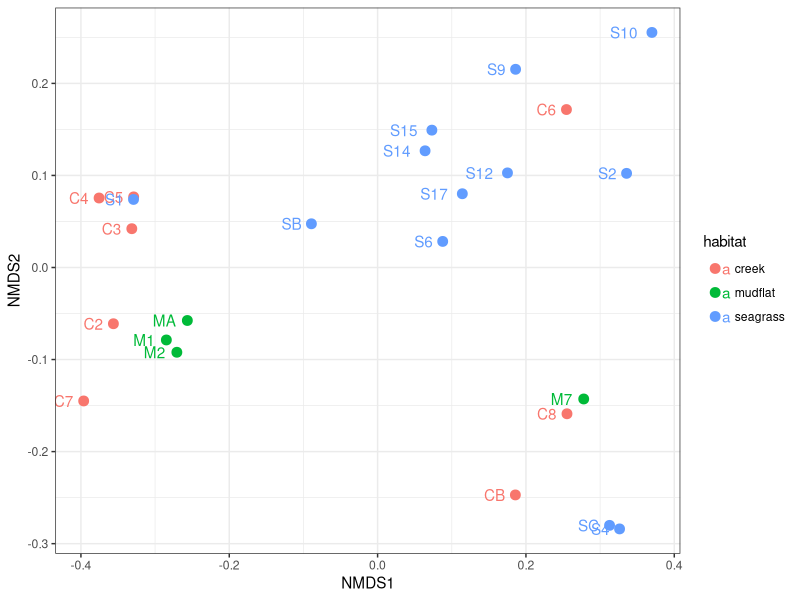
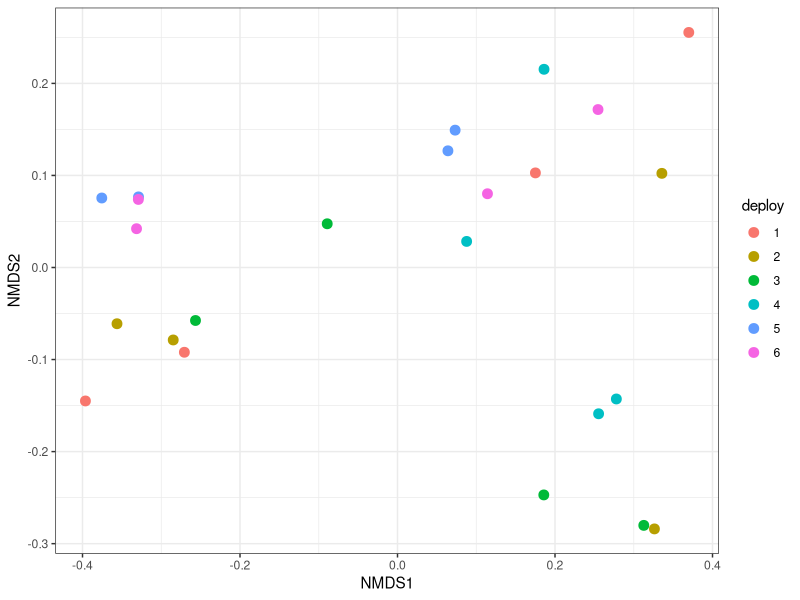
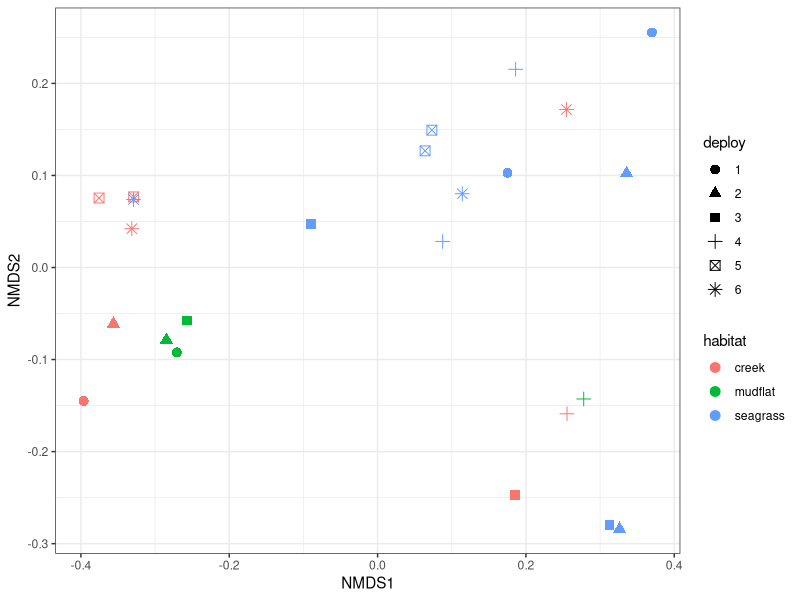
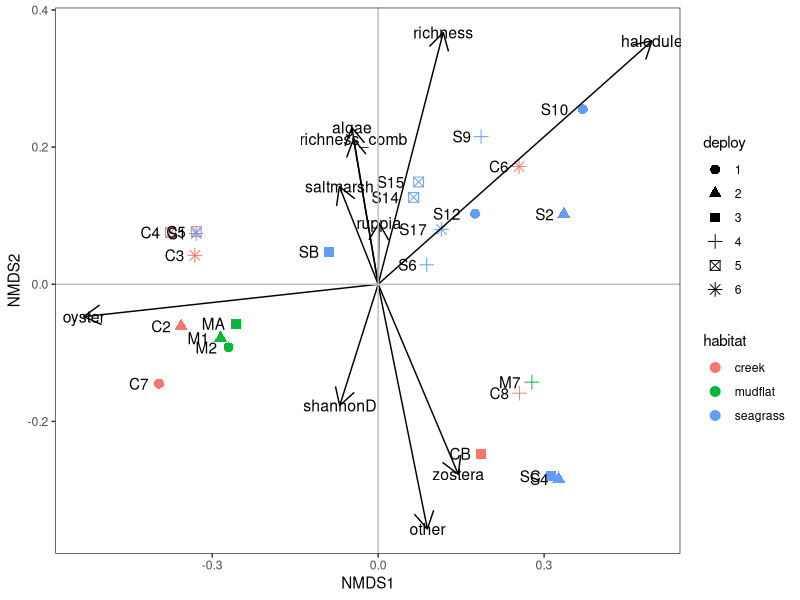
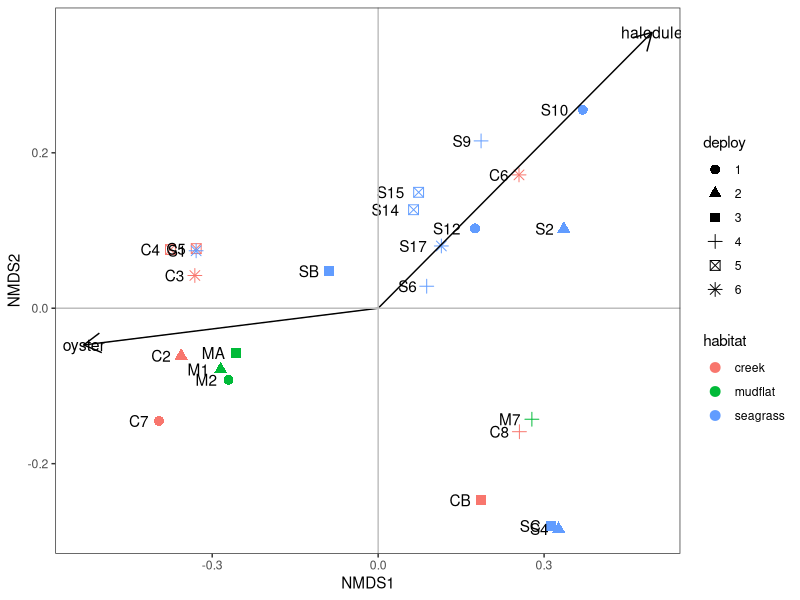
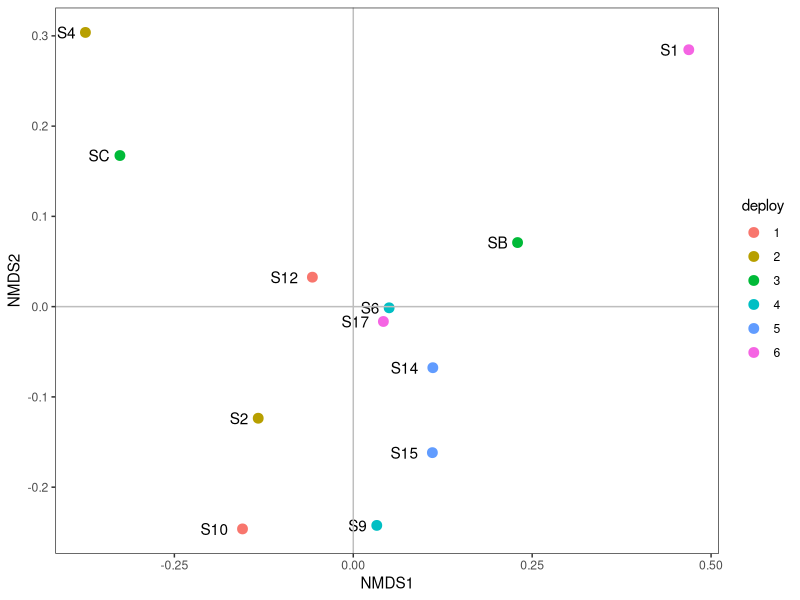

Reproduce these figures in R, in order. (Note: this script raises an error after producing the figures.)
## ---- chunk 1
knitr::opts_chunk$set(echo = TRUE)
## ---- chunk 2
library(vegan)
library(dplyr)
library(tidyr)
library(ggplot2)
## ---- chunk 3
Df_pmHT = read.csv("data/clean_data/Df_pmHT_1_square.csv", header = F) 
#Df_pmHT = read.csv("data/clean_data/Df_pmHT_1_square_median.csv", header = F) 
Df_pmHT = as.dist(Df_pmHT)
Df_pmHT_metadata = read.csv("data/metadata/Df_pmHT_1_metadata.csv", header = T)

nmds_1 = metaMDS(Df_pmHT, k=3, trymax = 20, autotransform = FALSE, plot = FALSE)

nmdsScores = as.data.frame(scores(nmds_1))  
nmdsScores = cbind(nmdsScores,Df_pmHT_metadata)
nmdsScores$deploy = factor(nmdsScores$deploy)

# habitat: 
ggplot(aes(x = NMDS1, y = NMDS2, color = habitat), data = nmdsScores)+ theme_bw()+
  geom_point(size = 3)+
  geom_text(aes(label = site), hjust = 1.5)

# Deploy alone: mostly buckshot, suggests there are deeper patterns than seasonal 
ggplot(aes(x = NMDS1, y = NMDS2), data = nmdsScores)+ theme_bw()+
  geom_point(size = 3, aes(color = deploy))

# habitat and deploy
ggplot(aes(x = NMDS1, y = NMDS2), data = nmdsScores)+ theme_bw()+
  geom_point(size = 3, aes(color = habitat, shape = deploy))


## ---- chunk 4
env_data = read.csv("data/clean_data/env_metrics.csv", header = TRUE)
env_cor = cor(env_data[,c(4:23)], use = "pairwise.complete.obs")
#write.csv(env_cor,"data/clean_data/nmds_env_cor.csv")
#without seagrass only metrics
env_filt = env_data %>%
  select(-index, -deploy_num.x, -site, -bare, -evenness, -seagrass_comb, -shannonD_comb, -evenness_comb,
         -totalcover, -avg_shoot_density, -avg_blade_length, -max_10, -max_25perc)

# need to assess normality and consider transformations
# convert to z-scores?
env_zscores = as.data.frame(sapply(env_filt, function(env_filt) (env_filt-mean(env_filt))/sd(env_filt)))


#test with vegan envfit
#env_test= envfit(nmds_1, env_filt, perm = 999, na.rm = TRUE)
env_test = envfit(nmds_1 ~ halodule + zostera + ruppia + algae + oyster + saltmarsh + other + 
                     richness + shannonD + richness_comb, data = env_zscores, perm = 999)
env_test
envScores = as.data.frame(scores(env_test, "vectors"))

# habitat and deploy
ggplot(aes(x = NMDS1, y = NMDS2), data = nmdsScores)+ theme_bw()+
  geom_point(size = 3, aes(color = habitat, shape = deploy))+
  geom_text(aes(label = site), hjust = 1.5)+
  geom_segment(data =envScores ,aes(x=0,xend=NMDS1,y=0,yend=NMDS2),
               arrow = arrow(length = unit(0.5, "cm")),colour="black")+ 
  geom_text(data=envScores,aes(x=NMDS1,y=NMDS2,label=rownames(envScores)),size=4)+
  theme(panel.grid.minor = element_blank(), 
        panel.grid.major = element_blank())+
  geom_hline(yintercept = 0, color = "grey")+
  geom_vline(xintercept = 0, color = "grey")

# nmds with only significant env vectors
envScoresSig = envScores[c(1,5),]
#envScoresSig = envScores[c(1,4,5,10),]
ggplot(aes(x = NMDS1, y = NMDS2), data = nmdsScores)+ theme_bw()+
  geom_point(size = 3, aes(color = habitat, shape = deploy))+
  geom_text(aes(label = site), hjust = 1.5)+
  geom_segment(data =envScoresSig ,aes(x=0,xend=NMDS1,y=0,yend=NMDS2),
               arrow = arrow(length = unit(0.5, "cm")),colour="black")+ 
  geom_text(data=envScoresSig,aes(x=NMDS1,y=NMDS2,label=rownames(envScoresSig)),size=4)+
  theme(panel.grid.minor = element_blank(), 
        panel.grid.major = element_blank())+
  geom_hline(yintercept = 0, color = "grey")+
  geom_vline(xintercept = 0, color = "grey")

# only halodule was significant with permanova
permanova_test = adonis(Df_pmHT ~ halodule + zostera + ruppia + algae + oyster + saltmarsh + other + 
                          richness + shannonD + richness_comb, data = env_zscores, perm = 999) #, 
                        #stata = Df_pmHT_metadata$habitat)
permanova_test

# Permdisp - evaluating differences between habitat types
permdisp_test = betadisper(Df_pmHT, group = Df_pmHT_metadata$habitat)
permdisp_test

TukeyHSD(permdisp_test, conf.level = 0.95)


# ordellipse (vegan package)
#hab_ellipse <-ordiellipse(pmHT_nms, pmHT_nms_df$habitat, display = "sites", 
#                   kind = "se", conf = 0.95, label = T)
## ---- chunk 5
#Seagrass
Df_pmHT_seagrass = read.csv("data/clean_data/Df_pmHT_1_square_seagrass.csv", header = F) 
Df_pmHT_seagrass = as.dist(Df_pmHT_seagrass)
Df_pmHT_metadata = read.csv("data/metadata/Df_pmHT_1_metadata.csv", header = T)

seagrass_metadata = Df_pmHT_metadata[c(2,3,6,7,10,11,14,15,19,20,23,24),]
seagrass_env = env_data[c(2,3,6,7,10,11,14,15,19,20,23,24),]
seagrass_env_cor = cor(seagrass_env[,c(4:23)], use = "pairwise.complete.obs")
#write.csv(seagrass_env_cor,"data/clean_data/nmds_env_cor_seagrass.csv")
env_filt_seagrass = seagrass_env %>%
  select(-index, -deploy_num.x, -site, -bare, -oyster, -saltmarsh, -evenness, -seagrass_comb,  -evenness_comb,
         -shannonD_comb, -max_25perc)

nmds_1_seagrass = metaMDS(Df_pmHT_seagrass, k=3, trymax = 20, autotransform = FALSE, plot = FALSE)
nmdsScores_seagrass = as.data.frame(scores(nmds_1_seagrass))  
nmdsScores_seagrass = cbind(nmdsScores_seagrass,seagrass_metadata)
nmdsScores_seagrass$deploy = factor(nmdsScores_seagrass$deploy)

env_test_seagrass= envfit(nmds_1_seagrass, env_filt_seagrass, perm = 999)
envScores_seagrass = as.data.frame(scores(env_test_seagrass, "vectors"))

ggplot(aes(x = NMDS1, y = NMDS2), data = nmdsScores_seagrass)+ theme_bw()+
  geom_point(size = 3, aes(color = deploy))+
  geom_text(aes(label = site), hjust = 1.5)+
  #geom_segment(data =envScores_seagrass ,aes(x=0,xend=NMDS1,y=0,yend=NMDS2),
  #             arrow = arrow(length = unit(0.5, "cm")),colour="black")+ 
  #geom_text(data=envScores_seagrass,aes(x=NMDS1,y=NMDS2,label=rownames(envScores_seagrass)),size=4)+
  theme(panel.grid.minor = element_blank(), 
        panel.grid.major = element_blank())+
  geom_hline(yintercept = 0, color = "grey")+
  geom_vline(xintercept = 0, color = "grey")

# Creek - no convergence - insufficient data
# added mudflat to creek since they were all adjacent to saltmarsh
Df_pmHT_creek = read.csv("data/clean_data/Df_pmHT_1_square_creek.csv", header = F) 
Df_pmHT_creek = as.dist(Df_pmHT_creek)
Df_pmHT_metadata = read.csv("data/metadata/Df_pmHT_1_metadata.csv", header = T)

creek_metadata = Df_pmHT_metadata[c(1,4,5,8,9,12,13,16,17,18,21,22),]
creek_env = env_data[c(1,4,5,8,9,12,13,16,17,18,21,22),]
creek_env_cor = cor(creek_env[,c(4:23)], use = "pairwise.complete.obs")
#write.csv(creek_env_cor,"data/clean_data/nmds_env_cor_creek_mudflat.csv")
env_filt_creek = creek_env %>%
  select(-index, -deploy_num.x, -site, -bare, -zostera, -ruppia, -algae, shannonD, -evenness, -evenness_comb,
         -totalcover, -avg_shoot_density, -avg_blade_length, -max_10, -max_25perc)

nmds_1_creek = metaMDS(Df_pmHT_creek, k=2, trymax = 50, autotransform = FALSE, plot = FALSE)
nmdsScores_creek = as.data.frame(scores(nmds_1_creek))  
nmdsScores_creek = cbind(nmdsScores_creek,creek_metadata)
nmdsScores_creek$deploy = factor(nmdsScores_creek$deploy)

env_test_creek= envfit(nmds_1_creek, env_filt_creek, perm = 999)
envScores_creek = as.data.frame(scores(env_test_creek, "vectors"))

ggplot(aes(x = NMDS1, y = NMDS2), data = nmdsScores_creek)+ theme_bw()+
  geom_point(size = 3, aes(color = deploy, shape = habitat))+
  geom_text(aes(label = site), hjust = 1.5)+
  geom_segment(data =envScores_creek ,aes(x=0,xend=NMDS1,y=0,yend=NMDS2),
               arrow = arrow(length = unit(0.5, "cm")),colour="black")+ 
  geom_text(data=envScores_creek,aes(x=NMDS1,y=NMDS2,label=rownames(envScores_creek)),size=4)+
  theme(panel.grid.minor = element_blank(), 
        panel.grid.major = element_blank())+
  geom_hline(yintercept = 0, color = "grey")+
  geom_vline(xintercept = 0, color = "grey")

